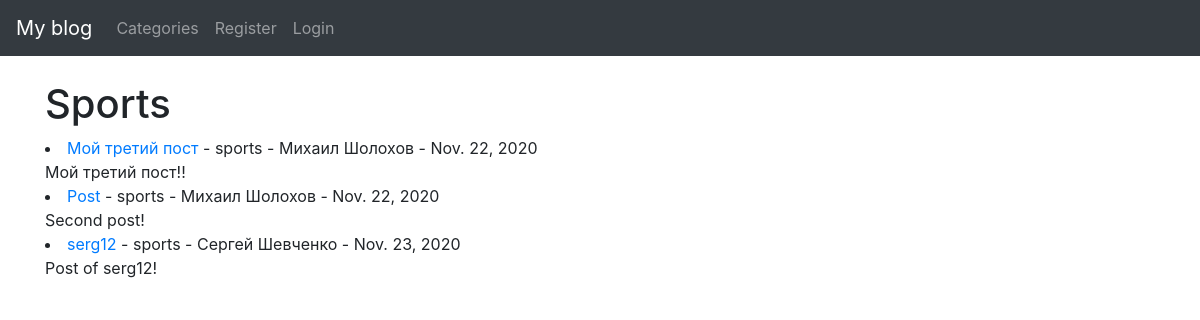
Before: /category/sports/ with the older database file.
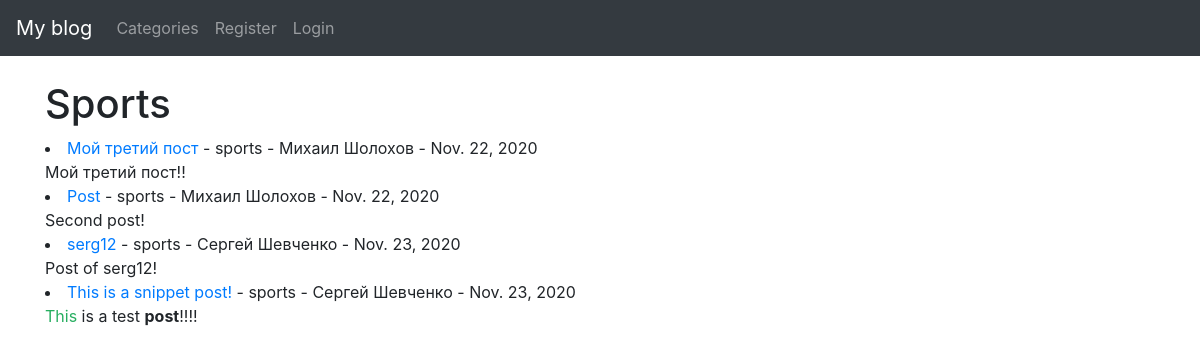
After: the same page with the newer database file.
### theblog/models.py (models this page shows, shortened)
class Post(models.Model):
    title = models.CharField(max_length=255)
    title_tag = models.CharField(max_length=255, default="My blog")
    author = models.ForeignKey(User, on_delete=models.CASCADE)
    body = RichTextField(blank=True, null=True)
    post_date = models.DateField(auto_now_add=True)
    category = models.CharField(max_length=255, default='coding')
    snippet = models.CharField(max_length=255)
    likes = models.ManyToManyField(User, related_name='blog_posts')

### theblog/views.py (the view)
# urls.py: path('category/<str:cats>/', CategoryView, name='category'),
def CategoryView(request, cats):
    category_posts = Post.objects.filter(category=cats.replace('-', ' '))
    return render(request, 'categories.html', {'cats': cats.title().replace('-', ' '), 'category_posts': category_posts})

### theblog/templates/categories.html (shortened to what this page needs)
{% extends 'base.html'  %}
{% block content %}
    {% if category_posts %}
        <h1>{{ cats }}</h1>
        {% for post in category_posts %}
            <li><a href="{% url 'article_detail' post.pk %}">{{ post.title }}</a> -
                {{ post.category }} -
                {{ post.author.first_name }}
                {{ post.author.last_name }} -
                {{ post.post_date }} <br/>
                {{ post.body|slice:":200"|safe }}
            </li>
        {% endfor %}
    {% else %}
        <h3>Sorry, this page does not exist...</h3>
    {% endif %}
{% endblock %}

### theblog/templates/base.html (shortened to what this page needs)
<!doctype html>
<html lang="en">
  <head>
    <link rel="stylesheet" href="https://cdn.jsdelivr.net/npm/bootstrap@4.5.3/dist/css/bootstrap.min.css">
  </head>
  <body>
    <nav class="navbar navbar-expand-lg navbar-dark bg-dark">
        <a class="navbar-brand" href="{% url 'home' %}">My blog</a>
        <div class="collapse navbar-collapse" id="navbarSupportedContent">
          <ul class="navbar-nav mr-auto">
            {% if cat_menu %}
            <li class="nav-item dropdown">
              <a class="nav-link dropdown-toggle" href="#" id="navbarDropdown" role="button" data-toggle="dropdown" aria-haspopup="true" aria-expanded="false">
                Categories
              </a>
              <div class="dropdown-menu" aria-labelledby="navbarDropdown">
                {% for item in cat_menu %}
                  <a class="dropdown-item" href="{% url 'category' item|slugify %}">{{ item }}</a>
                {% endfor %}
              </div>
            </li>
            {% else %}
            <li class="nav-item">
              <a class="nav-link" href="{% url 'category-list' %}">Categories</a>
            </li>
            {% endif %}
            {% if user.is_authenticated %}
              <li class="nav-item">
                <a class="nav-link" href="{% url 'add_post' %}">Add Post</a>
              </li>
              <li class="nav-item">
                <a class="nav-link" href="{% url 'add_category' %}">Add Category</a>
              </li>
              <li class="nav-item">
                <a class="nav-link" href="{% url 'edit_profile' %}">Edit Profile</a>
              </li>
              <li class="nav-item">
                <a class="nav-link" href="{% url 'logout' %}">Logout</a>
              </li>
            {% else %}
              <li class="nav-item">
                <a class="nav-link" href="{% url 'register' %}">Register</a>
              </li>
              <li class="nav-item">
                <a class="nav-link" href="{% url 'login' %}">Login</a>
              </li>
            {% endif %}
          </ul>
        </div>
    </nav>
    <br/>
    <div class="container">
        {% block content %}
        {% endblock %}
    </div>
  </body>
</html>

Changed rows visible on the page:
added Post: title "This is a snippet post!", category "sports", author.first_name "Сергей", author.last_name "Шевченко", post_date "Nov. 23, 2020", body "This is a test post !!!!"
